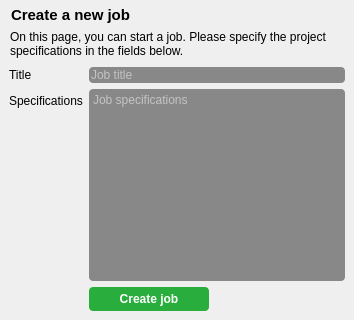
        <widget class="CreateRequestPage" name="make_app_request_page">
         <layout class="QVBoxLayout" name="verticalLayout">
          <property name="spacing">
           <number>0</number>
          </property>
          <property name="leftMargin">
           <number>0</number>
          </property>
          <property name="topMargin">
           <number>0</number>
          </property>
          <property name="rightMargin">
           <number>0</number>
          </property>
          <property name="bottomMargin">
           <number>0</number>
          </property>
          <item>
           <widget class="QLabel" name="label">
            <property name="sizePolicy">
             <sizepolicy hsizetype="Preferred" vsizetype="Preferred">
              <horstretch>0</horstretch>
              <verstretch>0</verstretch>
             </sizepolicy>
            </property>
            <property name="minimumSize">
             <size>
              <width>0</width>
              <height>30</height>
             </size>
            </property>
            <property name="maximumSize">
             <size>
              <width>16777215</width>
              <height>30</height>
             </size>
            </property>
            <property name="styleSheet">
             <string notr="true">font-weight: bold; font-size: 15px; margin-left: 7px;</string>
            </property>
            <property name="text">
             <string>Create a new job</string>
            </property>
            <property name="alignment">
             <set>Qt::AlignLeading|Qt::AlignLeft|Qt::AlignVCenter</set>
            </property>
           </widget>
          </item>
          <item>
           <widget class="QLabel" name="label_2">
            <property name="styleSheet">
             <string notr="true">margin-left: 7px;</string>
            </property>
            <property name="text">
             <string>On this page, you can start a job. Please specify the project specifications in the fields below.</string>
            </property>
            <property name="wordWrap">
             <bool>true</bool>
            </property>
           </widget>
          </item>
          <item>
           <widget class="QWidget" name="widget" native="true">
            <property name="sizePolicy">
             <sizepolicy hsizetype="Preferred" vsizetype="Expanding">
              <horstretch>0</horstretch>
              <verstretch>0</verstretch>
             </sizepolicy>
            </property>
            <layout class="QFormLayout" name="formLayout">
             <property name="fieldGrowthPolicy">
              <enum>QFormLayout::ExpandingFieldsGrow</enum>
             </property>
             <item row="0" column="0">
              <widget class="QLabel" name="label_4">
               <property name="text">
                <string>Title</string>
               </property>
              </widget>
             </item>
             <item row="0" column="1">
              <widget class="QLineEdit" name="create_app_request_name_input">
               <property name="styleSheet">
                <string notr="true">background-color: #888;
border-radius: 4px;
color: white;</string>
               </property>
               <property name="placeholderText">
                <string>Job title</string>
               </property>
              </widget>
             </item>
             <item row="1" column="0">
              <widget class="QLabel" name="label_5">
               <property name="text">
                <string>Specifications</string>
               </property>
              </widget>
             </item>
             <item row="3" column="1">
              <widget class="QPushButton" name="create_app_request_button">
               <property name="sizePolicy">
                <sizepolicy hsizetype="Fixed" vsizetype="Fixed">
                 <horstretch>0</horstretch>
                 <verstretch>0</verstretch>
                </sizepolicy>
               </property>
               <property name="minimumSize">
                <size>
                 <width>120</width>
                 <height>24</height>
                </size>
               </property>
               <property name="maximumSize">
                <size>
                 <width>120</width>
                 <height>16777215</height>
                </size>
               </property>
               <property name="cursor">
                <cursorShape>PointingHandCursor</cursorShape>
               </property>
               <property name="styleSheet">
                <string notr="true">border: none;
border-radius: 4px;
background-color: rgb(41, 173, 60);
color: white;
font-weight: bold;
font-size: 12px;</string>
               </property>
               <property name="text">
                <string>Create job</string>
               </property>
              </widget>
             </item>
             <item row="1" column="1">
              <widget class="QPlainTextEdit" name="create_app_request_specifications_input">
               <property name="styleSheet">
                <string notr="true">background-color: #888;
border-radius: 4px;
color: white;</string>
               </property>
               <property name="placeholderText">
                <string>Job specifications</string>
               </property>
              </widget>
             </item>
            </layout>
           </widget>
          </item>
         </layout>
        </widget>
